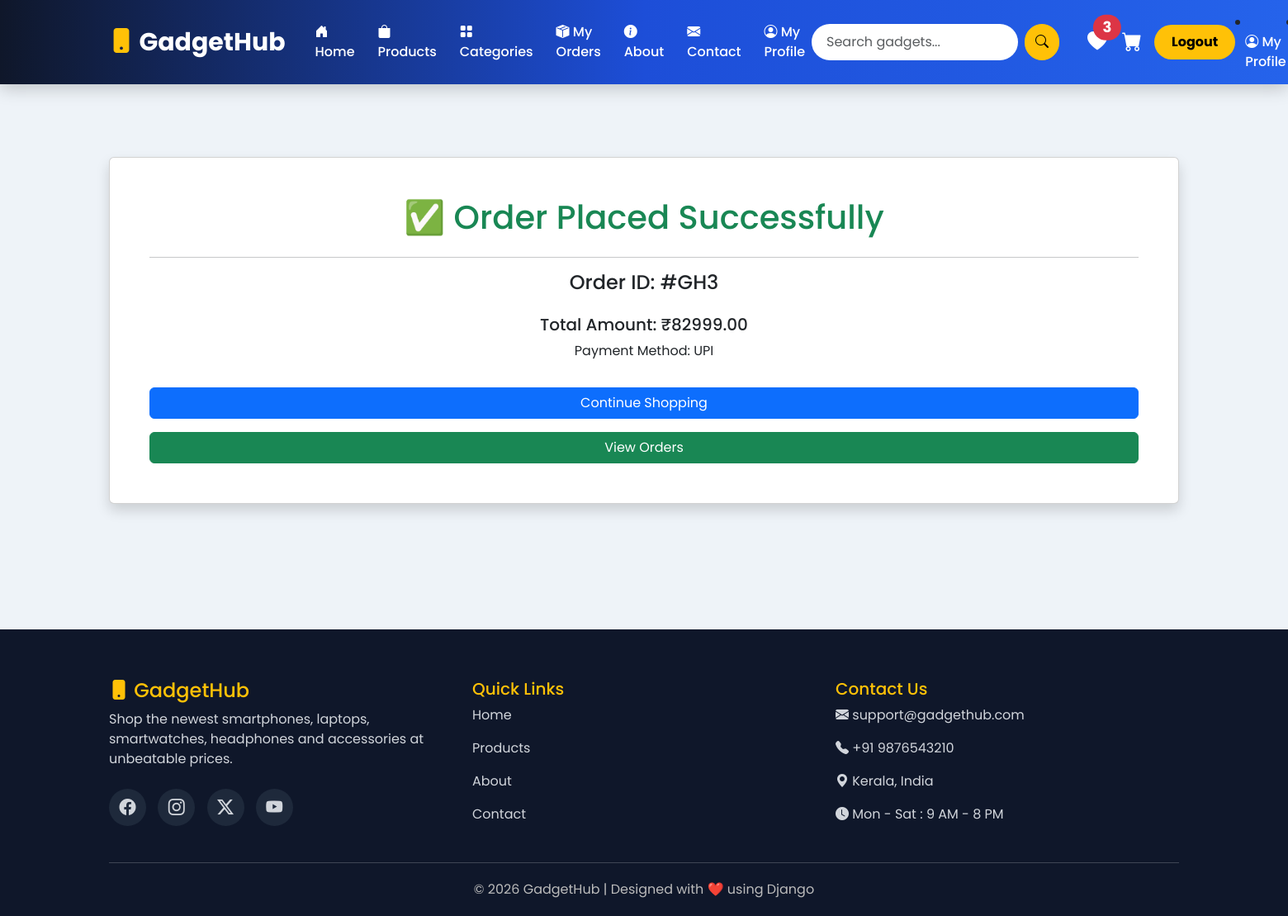
The page /order-success/ (signed in) on the database its author committed.
### gadgethubapp/models.py (models this page shows, shortened)
class Order(models.Model):
    PAYMENT_CHOICES = (
    ("COD", "Cash On Delivery"),
    ("UPI", "UPI"),
    ("CARD", "Debit/Credit Card"),
    ("NETBANKING", "Net Banking"),
)
    STATUS_CHOICES = (
           ("Pending", "Pending"),
        ("Confirmed", "Confirmed"),
        ("Packed", "Packed"),
        ("Shipped", "Shipped"),
        ("Delivered", "Delivered"),
        ("Cancelled", "Cancelled"),
    )
    user = models.ForeignKey(User, on_delete=models.CASCADE)
    name = models.CharField(max_length=100)
    phone = models.CharField(max_length=15)
    address = models.TextField()
    city = models.CharField(max_length=100)
    pincode = models.CharField(max_length=10)
    total_amount = models.DecimalField(
        max_digits=10,
        decimal_places=2
    )
    payment_method = models.CharField(
        max_length=20,
        choices=PAYMENT_CHOICES,
        default="COD"
    )
    payment_status = models.BooleanField(default=False)
    order_status = models.CharField(
        max_length=20,
        choices=STATUS_CHOICES,
        default="Pending"
    )
    created_at = models.DateTimeField(auto_now_add=True)

### gadgethubapp/views.py (the view)
@login_required
def order_success(request):
    order = Order.objects.filter(
        user=request.user
    ).order_by("-created_at").first()
    return render(
        request,
        "order_success.html",
        {
            "order": order
        }
    )

### gadgethubapp/context_processors.py (called while the page is built)
def cart_count(request):
    cart_count = 0
    wishlist_count = 0
    if request.user.is_authenticated:
        try:
            cart = Cart.objects.get(user=request.user)
            cart_count = cart.items.count()
        except Cart.DoesNotExist:
            cart_count = 0
        wishlist_count = Wishlist.objects.filter(
            user=request.user
        ).count()
    return {
        "cart_count": cart_count,
        "wishlist_count": wishlist_count,
    }

### templates/order_success.html
{% extends "base.html" %}
{% block content %}
<div class="container mt-5">
    <div class="card shadow p-5 text-center">
        <h1 class="text-success">
            ✅ Order Placed Successfully
        </h1>
        <hr>
        {% if order %}
        <h4>
            Order ID: #GH{{ order.id }}
        </h4>
        <h5 class="mt-3">
            Total Amount: ₹{{ order.total_amount }}
        </h5>
        <p>
            Payment Method:
            {{ order.payment_method }}
        </p>
        {% endif %}
        <a href="{% url 'product-list' %}"
           class="btn btn-primary mt-3">
            Continue Shopping
        </a>
        <a href="{% url 'orders' %}"
           class="btn btn-success mt-3">
            View Orders
        </a>
    </div>
</div>
{% endblock %}

### templates/base.html (style rules this page uses)
* { margin:0; padding:0; box-sizing:border-box; }
body { font-family:'Poppins',sans-serif; background:#eef3f8; }

### rows shown on the page
Order: id "3", total_amount "82999.00", payment_method "UPI"

### other values the page prints
{{ wishlist_count }} "3"
